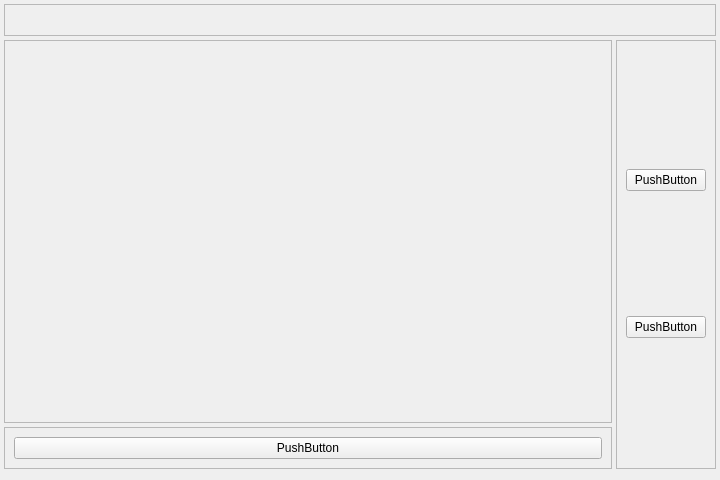
<?xml version="1.0" encoding="UTF-8"?>
<ui version="4.0">
 <class>MainWindow</class>
 <widget class="QWidget" name="MainWindow">
  <property name="enabled">
   <bool>true</bool>
  </property>
  <property name="geometry">
   <rect>
    <x>0</x>
    <y>0</y>
    <width>720</width>
    <height>480</height>
   </rect>
  </property>
  <property name="sizePolicy">
   <sizepolicy hsizetype="Fixed" vsizetype="Preferred">
    <horstretch>0</horstretch>
    <verstretch>0</verstretch>
   </sizepolicy>
  </property>
  <property name="windowTitle">
   <string>MainWindow</string>
  </property>
  <property name="layoutDirection">
   <enum>Qt::LayoutDirection::LeftToRight</enum>
  </property>
  <property name="autoFillBackground">
   <bool>true</bool>
  </property>
  <layout class="QVBoxLayout" name="verticalLayout" stretch="0,0">
   <property name="spacing">
    <number>4</number>
   </property>
   <property name="leftMargin">
    <number>4</number>
   </property>
   <property name="topMargin">
    <number>4</number>
   </property>
   <property name="rightMargin">
    <number>4</number>
   </property>
   <item>
    <widget class="QFrame" name="topBar">
     <property name="sizePolicy">
      <sizepolicy hsizetype="Expanding" vsizetype="Fixed">
       <horstretch>0</horstretch>
       <verstretch>0</verstretch>
      </sizepolicy>
     </property>
     <property name="minimumSize">
      <size>
       <width>0</width>
       <height>32</height>
      </size>
     </property>
     <property name="frameShape">
      <enum>QFrame::Shape::StyledPanel</enum>
     </property>
     <property name="frameShadow">
      <enum>QFrame::Shadow::Raised</enum>
     </property>
    </widget>
   </item>
   <item>
    <layout class="QHBoxLayout" name="mainLayout">
     <property name="spacing">
      <number>4</number>
     </property>
     <item>
      <layout class="QVBoxLayout" name="leftLayout">
       <item>
        <widget class="QFrame" name="boardPanel">
         <property name="sizePolicy">
          <sizepolicy hsizetype="Expanding" vsizetype="Expanding">
           <horstretch>0</horstretch>
           <verstretch>0</verstretch>
          </sizepolicy>
         </property>
         <property name="frameShape">
          <enum>QFrame::Shape::StyledPanel</enum>
         </property>
         <property name="frameShadow">
          <enum>QFrame::Shadow::Raised</enum>
         </property>
        </widget>
       </item>
       <item>
        <widget class="QFrame" name="turnsPanel">
         <property name="sizePolicy">
          <sizepolicy hsizetype="Preferred" vsizetype="Minimum">
           <horstretch>0</horstretch>
           <verstretch>0</verstretch>
          </sizepolicy>
         </property>
         <property name="frameShape">
          <enum>QFrame::Shape::StyledPanel</enum>
         </property>
         <property name="frameShadow">
          <enum>QFrame::Shadow::Raised</enum>
         </property>
         <layout class="QVBoxLayout" name="verticalLayout_4">
          <item>
           <widget class="QPushButton" name="pushButton_3">
            <property name="text">
             <string>PushButton</string>
            </property>
           </widget>
          </item>
         </layout>
        </widget>
       </item>
      </layout>
     </item>
     <item>
      <widget class="QFrame" name="sidePanel">
       <property name="sizePolicy">
        <sizepolicy hsizetype="Minimum" vsizetype="Preferred">
         <horstretch>0</horstretch>
         <verstretch>0</verstretch>
        </sizepolicy>
       </property>
       <property name="frameShape">
        <enum>QFrame::Shape::StyledPanel</enum>
       </property>
       <property name="frameShadow">
        <enum>QFrame::Shadow::Raised</enum>
       </property>
       <layout class="QVBoxLayout" name="verticalLayout_3">
        <item>
         <widget class="QPushButton" name="pushButton_2">
          <property name="text">
           <string>PushButton</string>
          </property>
         </widget>
        </item>
        <item>
         <widget class="QPushButton" name="pushButton">
          <property name="text">
           <string>PushButton</string>
          </property>
         </widget>
        </item>
       </layout>
      </widget>
     </item>
    </layout>
   </item>
  </layout>
 </widget>
 <resources/>
 <connections/>
</ui>
